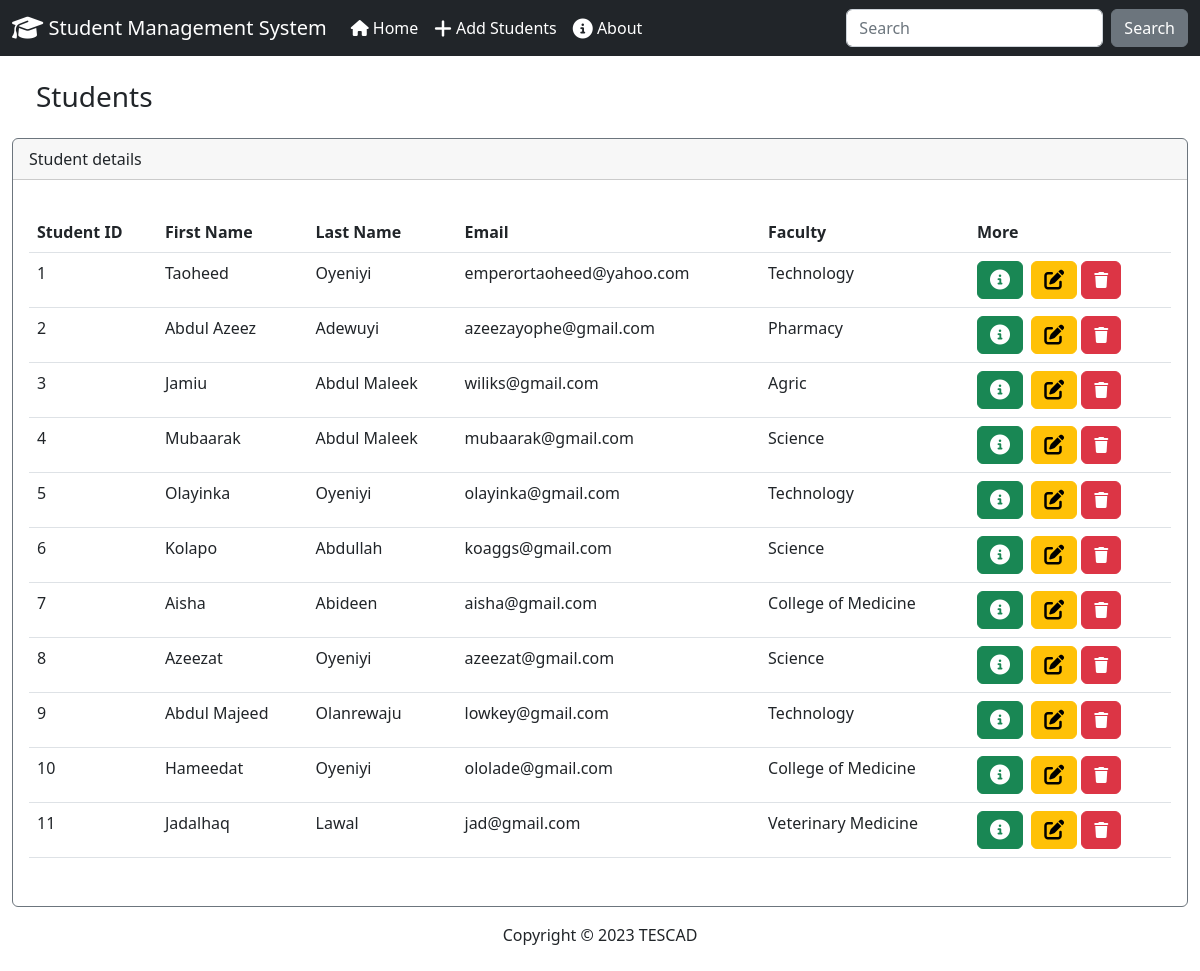
/, run on an earlier commit of the app's database.
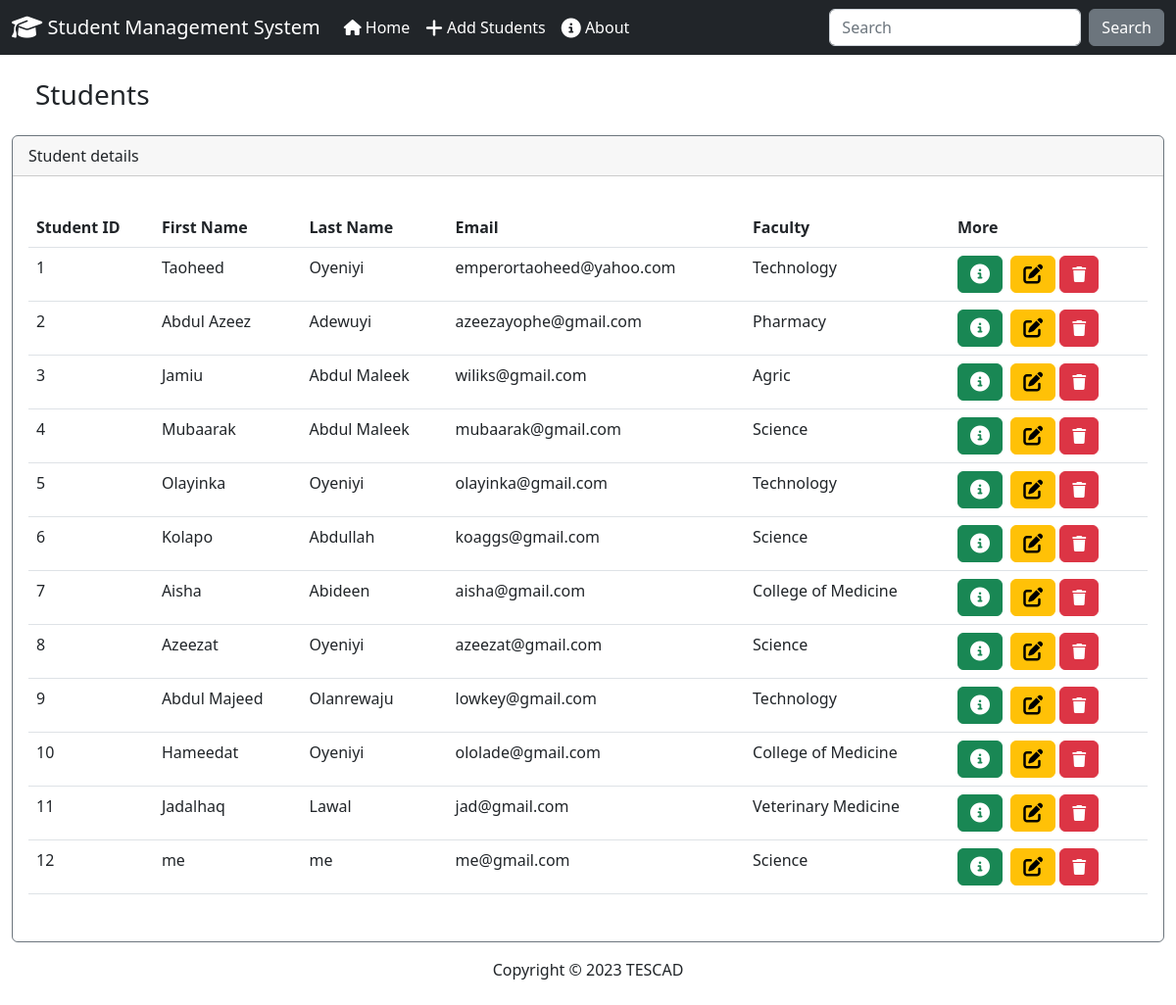
And on a later commit of the database.
### students/models.py (models this page shows, shortened)
class Student(models.Model):
    student_id = models.PositiveIntegerField()
    firstname = models.CharField(max_length=25)
    lastname = models.CharField(max_length=25)
    email = models.EmailField()
    faculty = models.CharField(max_length=50)
    department = models.CharField(max_length=50)
    cgpa = models.FloatField()

### students/views.py (the view)
# urls.py: path('', views.index, name='index'),
def index(request):
    students = Student.objects.all()
    context = {"students":students}
    return render(request, "students/index.html", context)

### students/templates/students/index.html (shortened to what this page needs)
{% extends 'students/base.html' %}
{% block content %}
<h3 class="m-4"> Students </h3>
<div class="row">
    <div class="col-12">
        {% if students %}
        <div class="card border-secondary ml-3 mr-3 mb-3 ">
          <div class="card-header">Student details</div>
          <div class="card-body">
            <p class="card-text">
              <div class="table-responsive">
                <table class="table table-hover">
                  <thead>
                    <tr>
                      <th scope="col">Student ID</th>
                      <th scope="col">First Name</th>
                      <th scope="col">Last Name</th>
                      <th scope="col">Email</th>
                      <th scope="col">Faculty</th>
                      <th scope="col">More</th>
                    </tr>
                  </thead>
                  <tbody>
                    {% for student in students %}
                    <tr>
                      <td>{{ student.student_id }}</td>
                      <td>{{ student.firstname }}</td>
                      <td>{{ student.lastname }}</td>
                      <td>{{ student.email }}</td>
                      <td>{{ student.faculty }}</td>
                      <td>
                        <button type="button" class="btn btn-success me-1" href="{% url 'students:view_student' student.id %}" data-bs-toggle="modal" data-bs-target="#myModal{{student.id}}">
                          <i class="fa-sharp fa-solid fa-circle-info fa-lg"></i>
                        </button>
                        <a class="btn btn-warning mr-1" href="{% url 'students:update' student.id %}">
                          <i class="fa-solid fa-pen-to-square fa-lg"></i></a>
                        <button type="button" class="btn btn-danger mr-1"  data-bs-toggle="modal" data-bs-target="#delete{{student.id}}">
                          <i class="fa-solid fa-trash"></i>
                        </button>
                      </td>
                    </tr>
                    {% endfor %}
                  </tbody>
                </table>
              </div>
            </p>
          </div>
        </div>
        {% else %}
        <h5 class="alert alert-primary mr-4 ml-4"> No Students have been registered </h5>
        {% endif %}
    </div>
</div>
{% endblock content %}

What changed in the data, as far as the page shows it:
added Student: student_id "12", firstname "me", lastname "me", email "me@gmail.com", faculty "Science"
